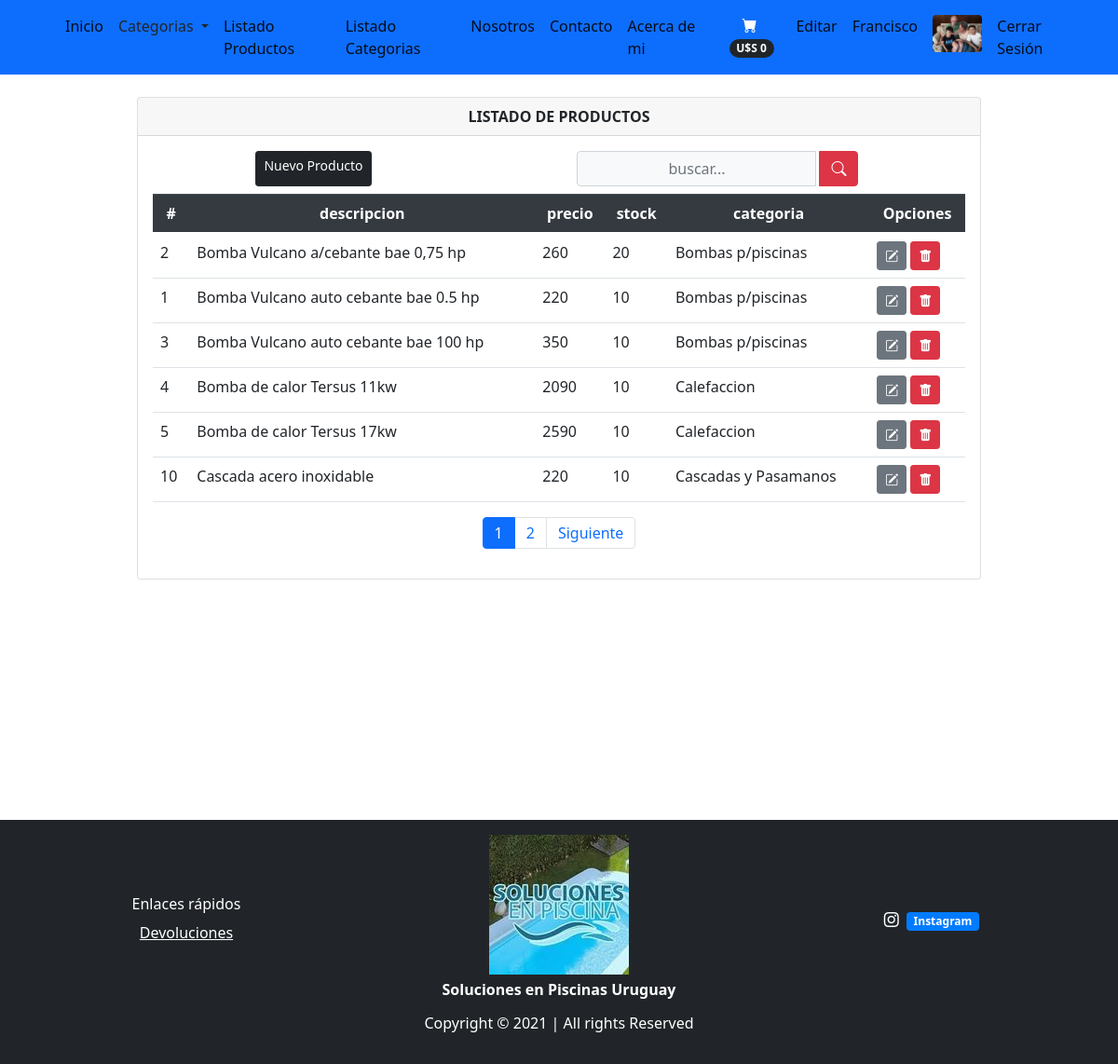
The app's page /listarproductos/ (signed in) with its own data.
### tienda/models.py (models this page shows, shortened)
class Avatar(models.Model):
    usuario = models.OneToOneField(User, on_delete=models.CASCADE)
    imagen = models.ImageField(upload_to='media/avatar', null=True, blank=True)
    class meta:
        verbose_name = "avatar"
        verbose_name_plural = "avatares"

class Productos(models.Model):
    nombre = models.CharField(max_length=100)
    imagen = models.ImageField(upload_to='imgproductos/%Y/%m/%d', blank=True)
    descripcion = models.CharField(max_length=500)
    precio = models.IntegerField()
    stock = models.IntegerField(null=True, default=0)
    categoria = models.ForeignKey(Categorias, on_delete=models.PROTECT)
    oferta = models.BooleanField(default=False)
    class Meta:
        db_table = 'productos'
        verbose_name = 'Producto'
        verbose_name_plural = 'Productos'
        ordering = ['id']

class Categorias(models.Model):
    nombre = models.CharField(max_length=100)
    def __str__(self):
        return self.nombre
    class Meta:
        db_table = "categorias"
        verbose_name = 'Categoria'
        verbose_name_plural = 'Categorias'
        ordering = ['id']

### tienda/views.py (the view)
# urls.py: path('listarproductos/', views.listarProductos, name='listarproductos'),
@login_required(login_url='/login')
def listarProductos(request):
    busqueda = request.POST.get("buscador")
    lista_productos = Productos.objects.order_by('nombre')
    page = request.GET.get('page', 1)
    if busqueda:
        lista_productos = Productos.objects.filter(
            Q(nombre__icontains = busqueda) |
            Q(descripcion__icontains = busqueda)
        ).distinct()
    try:
        paginator = Paginator(lista_productos, 6)
        lista_productos = paginator.page(page)
    except:
        raise Http404
    data = {'entity': lista_productos,
            'title': 'LISTADO DE PRODUCTOS',
            'paginator': paginator
            }
    return render(request, 'producto/listar.html', data)

### tienda/context_processors.py (called while the page is built)
def extras(request):
	lista_categorias = Categorias.objects.all().order_by('nombre')
	return {'categorias':lista_categorias}

def importe_total_carro(request):
	total=0
	if request.user.is_authenticated:
		if "carro" in request.session:
			for key, value in request.session["carro"].items():
				total= total + int(value["precio"])
	return {"importe_total_carro":total}

### tienda/templates/producto/listar.html (shortened to what this page needs)
{% extends 'layouts/tienda.html' %} {% block content %}
<div class="min-vh-100 d-flex flex-colum py-4">
    <div class="container">
        <div class="row justify-content-center">
            <div class="col-lg-10 col-md-6 col-sm-4 animate__animated animate__backInRight animate__delay-0.4s">
                <div class="card">
                    <div class="card-header text-center font-weight-bold">
                        {{ title }}
                    </div>
                    <div class="card-body table-responsive align-items-center">
                        <div class="d-flex mb-2">
                            <a href="/addproducto" class="d-flex inline-block mx-auto btn btn-dark btn-sm" type="submit">
                                Nuevo Producto
                            </a>
                            <form class="d-flex mx-auto d-sm-inlne-block form-inline" method="POST" action="">
                                <div class="input-group">
                                    <input type="text" class="form-control bg-light border-1 small text-center" name="buscador" placeholder="buscar..." value="{{ request.POST.buscador }}">
                                    <div class="input-group-append">
                                        <button class="btn btn-danger mx-1" type="submit">
                                                <i class="bi bi-search bi-sm"></i>
                                            </button>
                                    </div>
                                </div>
                            </form>
                        </div>
                        <table class="table table-condensed">
                            <thead class="thead-dark text-center ">
                                <tr>
                                    <th scope="col">#</th>
                                    <th scope="col">descripcion</th>
                                    <th scope="col">precio</th>
                                    <th scope="col">stock</th>
                                    <th scope="col">categoria</th>
                                    <th colspan="2">Opciones</th>
                                </tr>
                            </thead>
                            <tbody>
                                {% load bootstrap_icons %} {% if entity %} {% for producto in entity %}
                                <tr>
                                    <td>{{ producto.id }}</td>
                                    <td>{{ producto.nombre }}</td>
                                    <td>{{ producto.precio }}</td>
                                    <td>{{ producto.stock }}</td>
                                    <td>{{ producto.categoria }}</td>
                                    <td colspan="2">
                                        <a class="btn btn-secondary btn-sm" href="{% url 'tienda:editproducto' producto.id %}" type="button"><i class="bi bi-pencil-square"></i></a>
                                        <a class="btn btn-danger btn-sm" href="{% url 'tienda:deleteProducto' producto.id %}" type="button"><i class="bi bi-trash-fill"></i></a>
                                    </td>
                                </tr>
                                {% endfor %} {% else %}
                                <div class="text-center text-warning">
                                    <h3> No se encontraron Productos!!</h3>
                                </div>
                                {% endif %}
                            </tbody>
                        </table>
                        <div>
                            {% include 'paginator.html' %}
                        </div>
                    </div>
                </div>
            </div>
        </div>
    </div>
</div>
{% endblock %}

### tienda/templates/layouts/tienda.html (shortened to what this page needs)
{% load static %}
<!DOCTYPE html>
<html lang="es">
<head>
    <link href="https://cdn.jsdelivr.net/npm/bootstrap-icons@1.5.0/font/bootstrap-icons.css" rel="stylesheet" />
    <link rel="stylesheet" href="https://cdn.jsdelivr.net/npm/bootstrap@4.5.3/dist/css/bootstrap.min.css">
    <link rel="stylesheet" href="https://cdnjs.cloudflare.com/ajax/libs/animate.css/4.1.1/animate.min.css" />
    <link href="{% static 'css/styles.css' %}" rel="stylesheet" />
</head>
<body>
    <nav class="navbar navbar-expand-sm navbar-light bg-primary sticky-top">
        <div class="container px-2 px-lg-2">
            <div class="collapse navbar-collapse" id="navbarSupportedContent">
                <ul class="navbar-nav me-auto mb-2 mb-lg-0 ms-lg-4">
                    <li class="nav-item">
                        <a class="nav-link active" aria-current="page" href="/"></span>
                            Inicio
                        </a>
                    </li>
                    <div class="dropdown show">
                        <a class="nav-link dropdown-toggle text-dark" href="#" role="button" id="dropdownMenuLink" data-toggle="dropdown" aria-haspopup="true" aria-expanded="false">
                            Categorias
                        </a>
                    </div>
                    {% if user.is_staff %}
                    <li class="nav-item">
                        <a class="nav-link active" aria-current="page" href="/listarproductos">
                                Listado Productos
                            </a>
                    </li>
                    <li class="nav-item">
                        <a class="nav-link active" aria-current="page" href="/categorias">
                                Listado Categorias
                            </a>
                    </li>
                    {% endif %}
                    <li class="nav-item">
                        <a class="nav-link active" aria-current="page" href="/nosotros">
                            Nosotros
                        </a>
                    </li>
                    <li class="nav-item">
                        <a class="nav-link active" aria-current="page" href="/contacto">
                            Contacto
                        </a>
                    </li>
                    <li class="nav-item">
                        <a class="nav-link active" aria-current="page" href="/acerca de mi">
                            Acerca de mi
                        </a>
                    </li>
                </ul>
                <ul class="navbar-nav d-flex ml-auto mb-2 mb-lg-0 ms-lg-0">
                    {% if user.is_authenticated %}
                    {% load humanize %}
                    <div class="d-flex">
                        <a href="{% url 'tienda:viewcart' %}"   class="btn btn-primary mr-6">
                            <i class="bi-cart-fill sm-5"></i>
                            <span class="badge bg-dark text-white ms-1 rounded-pill">U$S {{ importe_total_carro | intcomma }}</span>
                        </a>
                    </div>
                    <li class="nav-item">
                        <a class="nav-link active" aria-current="page" href="/editar_perfil">Editar</a>
                        <a class="nav-link active" aria-current="page" href="agregar_avatar">
                            <li class="nav-item"><p class="text-light my-0 mx-0"> {{ user.username }}</p></li>
                            {% if user.avatar.imagen.url %}
                                <img class="rounded" src="{{ user.avatar.imagen.url }}" alt="" srcset="" style="height: 40px;">
                            {% else %}
                                <i class="bi bi-person-circle text-light my-2"></i>
                            {% endif %}
                        </a>
                    </li>
                    <li class="nav-item">
                    <a class="nav-link active" aria-current="page" href="{% url 'logout' %}">Cerrar Sesión</a>
                    </li>
                    {% endif %}
                </ul>
            </div>
        </div>
    </nav>
    <section class="container">
        {% block content%} {% endblock %}
    </section>
    <footer class="container-fluid my-0 pt-3 pb-3 bg-dark">
        <div class="row">
            <ul class="col-4 list-unstyled text-center mx-auto my-auto">
                <h6 class="text-white">Enlaces rápidos</h6>
                    <li>
                    <a href="/devoluciones" class="stretched-link text-white">Devoluciones</a></li>
            </ul>
            <ul class="col-4 list-unstyled text-center mx-auto my-auto">
                <img class="img-sm pb-1 " src="{% static 'assets/logo.jpg' %}" alt="logo">
                <p class="font-weight-bold text-white text-center mb-1">Soluciones en Piscinas Uruguay</p>
            </ul>
            <ul class="col-4 list-unstyled my-auto mx-auto text-center">
              {% load bootstrap_icons %}
                <li>
                    <a href="https://www.instagram.com/mantenimiento.piscinas/"> <i class="bi bi-instagram text-white mr-2"></i><span class="badge badge-primary">Instagram</span> </a>
                </li>
            </ul>
        </div>
        <div class="text-center">
            <p class="pt-2 text-white">Copyright &copy; 2021 | All rights Reserved</p>
        </div>
    </footer>
</body>
</html>

### records on screen
Productos: id "2", nombre "Bomba Vulcano a/cebante bae 0,75 hp", precio "260", stock "20", categoria "Bombas p/piscinas"
Productos: id "1", nombre "Bomba Vulcano auto cebante bae 0.5 hp", precio "220", stock "10", categoria "Bombas p/piscinas"
Productos: id "3", nombre "Bomba Vulcano auto cebante bae 100 hp", precio "350", stock "10", categoria "Bombas p/piscinas"
Productos: id "4", nombre "Bomba de calor Tersus 11kw", precio "2090", stock "10", categoria "Calefaccion"
Productos: id "5", nombre "Bomba de calor Tersus 17kw", precio "2590", stock "10", categoria "Calefaccion"
Productos: id "10", nombre "Cascada acero inoxidable", precio "220", stock "10", categoria "Cascadas y Pasamanos"

### other values on screen
{{ importe_total_carro | intcomma }} "0"
{{ user.username }} "Francisco"
{{ title }} "LISTADO DE PRODUCTOS"
{{ page }} "1" "2"
